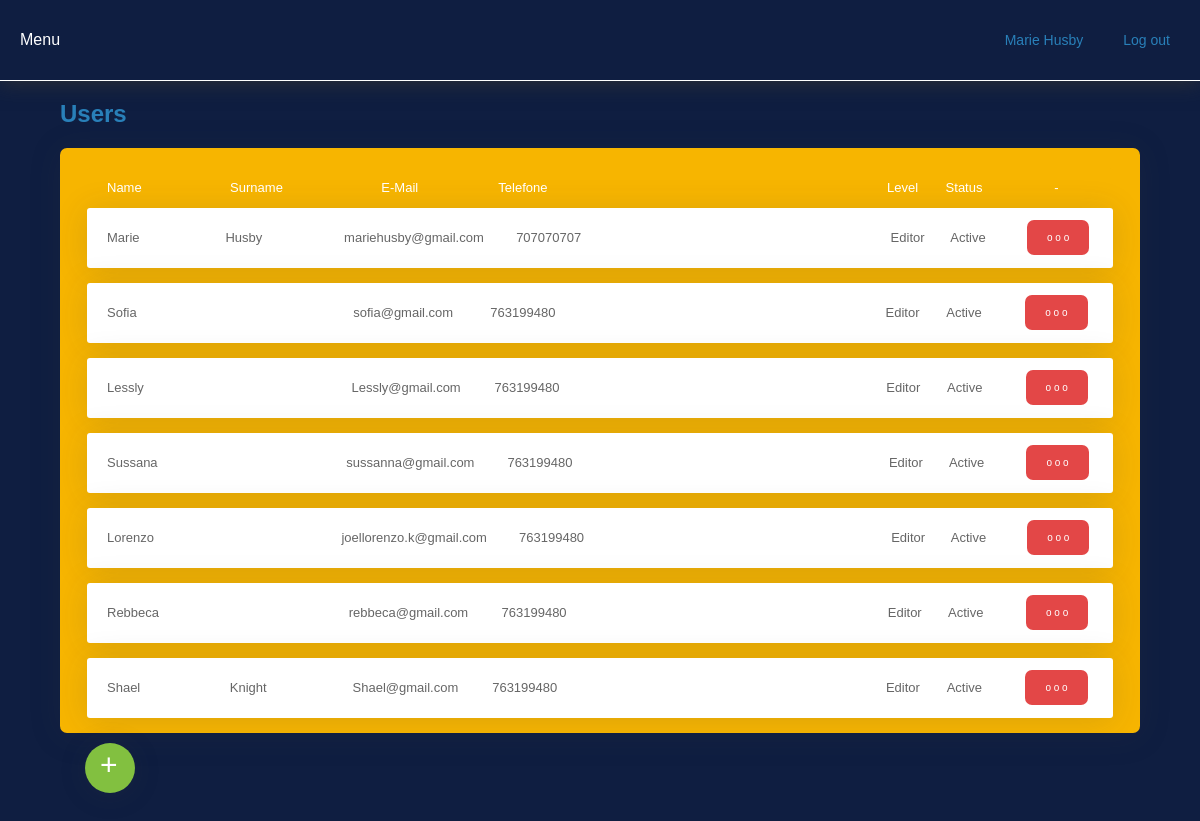
Before: /admin/users.php (signed in) with the older database file.
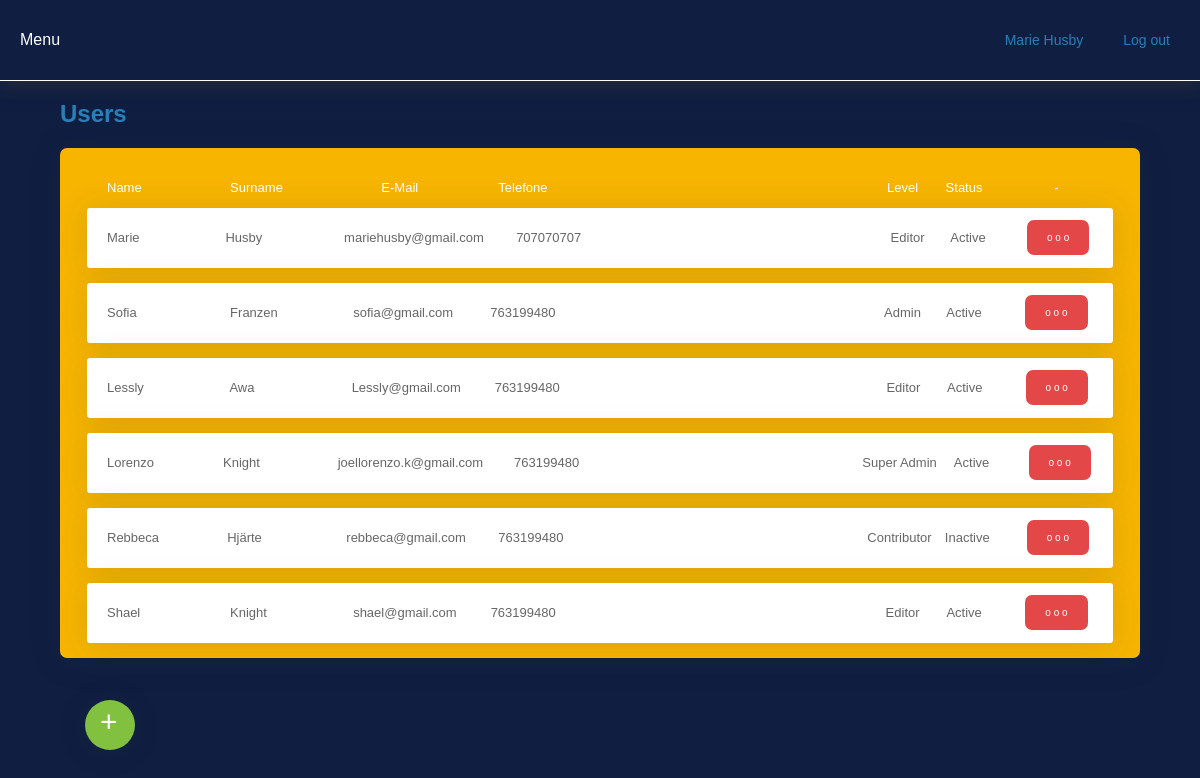
After: the same page with the newer database file.
### tables this page shows
CREATE TABLE `users` (
  `id_user` int(11) NOT NULL,
  `name` varchar(255) DEFAULT NULL,
  `surname` varchar(255) DEFAULT NULL,
  `mail` varchar(255) DEFAULT NULL,
  `password` varchar(255) DEFAULT NULL,
  `telefon` int(11) DEFAULT NULL,
  `rank` int(11) DEFAULT NULL,
  `status` int(11) DEFAULT NULL
);

### inc/funciones.php (called while the page is built, shortened)
<?php
if (!function_exists("GetSQLValueString")) {
function GetSQLValueString($theValue, $theType, $theDefinedValue = "", $theNotDefinedValue = "")
{
  global $con;
  $theValue = function_exists("mysqli_real_escape_string") ? mysqli_real_escape_string($con, $theValue) : mysqli_escape_string($con,$theValue);
  switch ($theType) {
    case "long":
    case "int":
      $theValue = ($theValue != "") ? intval($theValue) : "NULL";
      break;
  }
  return $theValue;
}
}
function ObtenerNombreUsuario($nombre)
{
	global $con;
	$query_ConsultaFuncion = sprintf("SELECT name FROM users WHERE id_user = %s ",
		 GetSQLValueString($nombre, "int"));
	$ConsultaFuncion = mysqli_query($con,  $query_ConsultaFuncion) or die(mysqli_error($con));
	$row_ConsultaFuncion = mysqli_fetch_assoc($ConsultaFuncion);
	return $row_ConsultaFuncion["name"];
}
function ObtenerApellidoUsuario($apellido)
{
	global $con;
	$query_ConsultaFuncion = sprintf("SELECT surname FROM users WHERE id_user = %s ",
		 GetSQLValueString($apellido, "int"));
	$ConsultaFuncion = mysqli_query($con,  $query_ConsultaFuncion) or die(mysqli_error($con));
	$row_ConsultaFuncion = mysqli_fetch_assoc($ConsultaFuncion);
	return $row_ConsultaFuncion["surname"];
}
	?>
	<?php
function status($status)
{
	if ($status == 1) return "Active";
	return "Inactive";
}
function rank($rank)
{
	if ($rank == 0) return "Super Admin";
	if ($rank == 1) return "Admin";
	if ($rank == 2) return "Editor";
	if ($rank == 3) return "Contributor";
}
			?>

### admin/inc/user_list.php (the view, shortened to what this page needs)
<?php
 $query_DatosConsulta = sprintf("SELECT * FROM users ORDER BY id_user");
 $DatosConsulta = mysqli_query($con, $query_DatosConsulta) or die(mysqli_error($con));
 $row_DatosConsulta = mysqli_fetch_assoc($DatosConsulta);
?>
<div class="user_div">
<table width="100%" cellspacing="0" class="table_user" style="background-color: #F7B500;margin: 20px auto 0; ">
    <tr height="40" style="color: #FFF;">
        <td width="12%" nowrap="nowrap" align="left" style="padding: 0 0 0 20px; border-bottom: 1px solid #F7B500;">Name</td>
        <td width="12%" nowrap="nowrap" align="left" style="padding: 0 0 0 20px; border-bottom: 1px solid #F7B500;">Surname</td>
        <td width="12%" nowrap="nowrap" align="center" style="padding: 0 0 0 10px; border-bottom: 1px solid #F7B500;">E-Mail</td>
        <td width="12%" nowrap="nowrap" align="center" style="padding: 0 0 0 10px; border-bottom: 1px solid #F7B500;">Telefone</td>
        <td width="28%" nowrap="nowrap" align="center" style="padding: 0 0 0 10px; border-bottom: 1px solid #F7B500;"></td>
        <td width="6%" nowrap="nowrap" align="center" style="padding: 0 0 0 10px; border-bottom: 1px solid #F7B500;">Level</td>
        <td width="6%" nowrap="nowrap" align="center" style="padding: 0 0 0 10px; border-bottom: 1px solid #F7B500;">Status</td>
        <td width="12%" nowrap="nowrap" align="center" style="padding: 0 0 0 10px; border-bottom: 1px solid #F7B500;">-</td>
    </tr>
</table>
    <?php if ($row_DatosConsulta > 0) {  ?>
    <?php do { ?>
<table width="100%" cellspacing="0" class="table_user" style="margin: 0 auto 15px; box-shadow: 0 .15rem 2rem 0 rgba(58,59,69,.15)!important;">
    <tr class="line" height="60">
        <td width="12%" nowrap="nowrap" align="left" style="padding: 0 0 0 20px;"><?php echo $row_DatosConsulta['name']; ?></td>
        <td width="12%" nowrap="nowrap" align="left" style="padding: 0 0 0 20px;"> <?php echo $row_DatosConsulta['surname']; ?></td>
        <td width="12%" nowrap="nowrap" align="left" style="padding: 0 0 0 20px;"><?php echo $row_DatosConsulta['mail']; ?></td>
        <td width="12%" nowrap="nowrap" align="center" style="padding: 0 0 0 10px;"><?php echo $row_DatosConsulta['telefon']; ?></td>
        <td width="28%" nowrap="nowrap" align="center" style="padding: 0 0 0 10px;"></td>
        <td width="6%" nowrap="nowrap" align="center" style="padding: 0 0 0 10px;"><?php echo rank($row_DatosConsulta['rank']); ?></td>
        <td width="6%" nowrap="nowrap" align="center" style="padding: 0 0 0 10px;"><?php echo status($row_DatosConsulta['status']); ?></td>
        <td width="12%" nowrap="nowrap" align="center" style="padding: 0 0 0 10px;">
        <div class="arternative">
            <button class="artbtn">o o o</button>
        </div>
        </td>
    </tr>
    <?php } while ($row_DatosConsulta = mysqli_fetch_assoc($DatosConsulta));
    }
    else
    {  ?>
    <?php } ?>
</table>
</div>
<a href="users.php?new=1"><div class="flying_button">+</div></a>

### admin/inc/head.php (shortened to what this page needs)
<div class="head">
    <?php include("inc/menu.php"); ?>
    <div class="config_m">
        <ul>
            <li><a href="inc/logout.php">Log out</a></li>
            <li><a href="">
            <?php
            if ((isset($_SESSION['MM_Username'])) && ($_SESSION['MM_Username'] != ""))
            {
                echo ObtenerNombreUsuario($_SESSION['std_UserId']);
                echo " ". ObtenerApellidoUsuario($_SESSION['std_UserId']);
            }
            else
            { ?>
                No User...
            <?php } ?>
            </a></li>
        </ul>
    </div>
</div>

Changed rows visible on the page:
removed users: name "Sussana", mail "sussanna@gmail.com", telefon "763199480", rank "Editor", status "Active"
changed users "Sofia": surname (not shown) → "Franzen"; rank "Editor" → "Admin"
changed users "Lessly": surname (not shown) → "Awa"
changed users "Lorenzo": surname (not shown) → "Knight"; rank "Editor" → "Super Admin"
changed users "Rebbeca": surname (not shown) → "Hjärte"; rank "Editor" → "Contributor"; status "Active" → "Inactive"
changed users "Shael": mail "Shael@gmail.com" → "shael@gmail.com"
